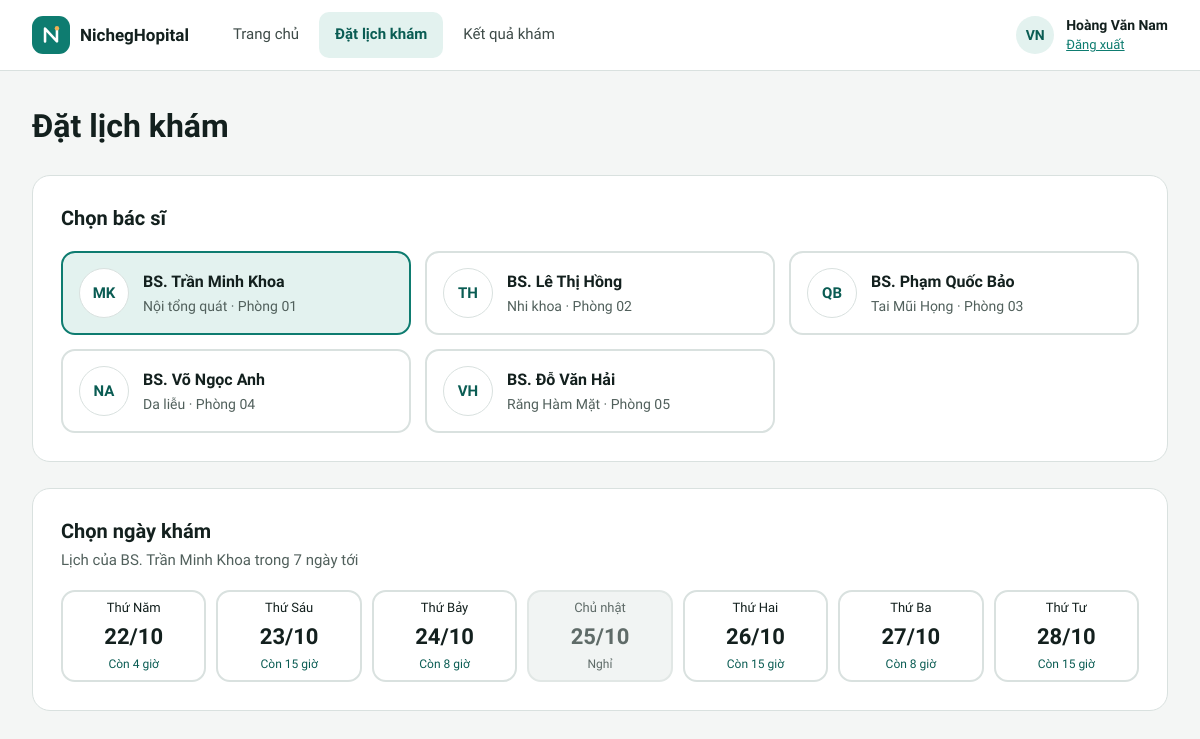
The page /benh-nhan/chon-bac-si.php (signed in) on the database its author committed.
### tables this page shows
CREATE TABLE bac_si (
  id            INT UNSIGNED AUTO_INCREMENT PRIMARY KEY,
  ho_ten        VARCHAR(100) NOT NULL,
  chuyen_khoa   VARCHAR(50)  NOT NULL,
  phong         VARCHAR(20)  NOT NULL,
  so_dien_thoai CHAR(10)     NOT NULL,
  email         VARCHAR(100) NULL,
  trinh_do      VARCHAR(100) NULL
);

### includes/xac-thuc.php (called while the page is built, shortened)
<?php
function nguoi_dung(): ?array
{
    return $_SESSION['nguoi_dung'] ?? null;
}
function yeu_cau_vai_tro(string $vai_tro): array
{
    $nguoi_dung = nguoi_dung();
    return $nguoi_dung;
}

### includes/nghiep-vu.php (called while the page is built, shortened)
<?php
function ngay_dat_duoc(): array
{
    $ds = [];
    for ($i = 0; $i < SO_NGAY_DAT_TRUOC; $i++) {
        $ds[] = date('Y-m-d', strtotime(hom_nay() . " +$i day"));
    }
    return $ds;
}
function khung_gio_trong_ngay(int $bac_si_id, string $ngay): array
{
    $ca = nhieu_dong(
        'SELECT gio_bat_dau, gio_ket_thuc FROM ca_lam_viec WHERE bac_si_id = ? AND thu = ? ORDER BY gio_bat_dau',
        [$bac_si_id, (int) date('N', strtotime($ngay))]
    );
    $khung = [];
    foreach ($ca as $c) {
        $ket_thuc = strtotime("$ngay {$c['gio_ket_thuc']}");
        for ($t = strtotime("$ngay {$c['gio_bat_dau']}"); $t + PHUT_MOI_KHUNG * 60 <= $ket_thuc; $t += PHUT_MOI_KHUNG * 60) {
            $khung[] = date('H:i', $t);
        }
    }
    return array_values(array_unique($khung));
}
function kiem_tra_lich_trong(int $bac_si_id, string $ngay): array
{
    $da_dat = array_map('gio_ngan', array_column(
        nhieu_dong('SELECT gio FROM lich_hen WHERE bac_si_id = ? AND ngay = ? AND giu_cho = 1', [$bac_si_id, $ngay]),
        'gio'
    ));
    $ket_qua = [];
    foreach (khung_gio_trong_ngay($bac_si_id, $ngay) as $gio) {
        $da_qua = strtotime("$ngay $gio") <= time();
        $bi_dat = in_array($gio, $da_dat, true);
        $ket_qua[] = [
            'gio' => $gio,
            'trong' => !$da_qua && !$bi_dat,
            'ly_do' => $bi_dat ? 'đã có người đặt' : ($da_qua ? 'đã qua giờ' : ''),
        ];
    }
    return $ket_qua;
}
function lich_dang_doi(int $benh_nhan_id): ?array
{
    $id = (int) ($_POST['doi'] ?? $_GET['doi'] ?? 0);
    if ($id === 0) {
        return null;
    }
    $lich_hen = lich_hen_doi_duoc($id, $benh_nhan_id);
    return $lich_hen;
}

### includes/csdl.php (called while the page is built, shortened)
<?php
function csdl(): PDO
{
    static $pdo = null;
    if ($pdo === null) {
        $dsn = sprintf('mysql:host=%s;port=%d;dbname=%s;charset=utf8mb4', CSDL_MAY_CHU, CSDL_CONG, CSDL_TEN);
        try {
            $pdo = new PDO($dsn, CSDL_NGUOI_DUNG, CSDL_MAT_KHAU, [
                PDO::ATTR_ERRMODE => PDO::ERRMODE_EXCEPTION,
                PDO::ATTR_DEFAULT_FETCH_MODE => PDO::FETCH_ASSOC,
                PDO::ATTR_EMULATE_PREPARES => false,
            ]);
            $pdo->exec("SET time_zone = '+07:00'");
        } catch (PDOException $loi) {
            http_response_code(500);
            exit('Không kết nối được cơ sở dữ liệu. Hãy kiểm tra MySQL đã chạy và đã chạy lệnh "php database/cai-dat.php" (xem README.md). Chi tiết: '
                . htmlspecialchars($loi->getMessage()));
        }
    }
    return $pdo;
}
function truy_van(string $sql, array $tham_so = []): PDOStatement
{
    $lenh = csdl()->prepare($sql);
    $lenh->execute($tham_so);
    return $lenh;
}
function nhieu_dong(string $sql, array $tham_so = []): array
{
    return truy_van($sql, $tham_so)->fetchAll();
}

### includes/tien-ich.php (called while the page is built, shortened)
<?php
function e(mixed $gia_tri): string
{
    return htmlspecialchars((string) ($gia_tri ?? ''), ENT_QUOTES, 'UTF-8');
}
function duong_dan_goc(): string
{
    static $goc = null;
    if ($goc === null) {
        $thu_muc_public = str_replace('\\', '/', (string) realpath(__DIR__ . '/../public'));
        $goc_web = rtrim(str_replace('\\', '/', (string) realpath($_SERVER['DOCUMENT_ROOT'] ?? '')), '/');
        $goc = '';
        if ($goc_web !== '' && str_starts_with($thu_muc_public . '/', $goc_web . '/')) {
            $phan = trim(substr($thu_muc_public, strlen($goc_web)), '/');
            $goc = $phan === '' ? '' : '/' . implode('/', array_map('rawurlencode', explode('/', $phan)));
        }
    }
    return $goc;
}
function url(string $trang, array $tham_so = []): string
{
    $tham_so = array_filter($tham_so, fn($v) => $v !== null && $v !== '');
    $chuoi = $tham_so ? '?' . http_build_query($tham_so, '', '&', PHP_QUERY_RFC3986) : '';
    return duong_dan_goc() . '/' . ltrim($trang, '/') . $chuoi;
}
function chu_cai_dau(string $ho_ten): string
{
    $tu = array_slice(preg_split('/\s+/u', trim($ho_ten)) ?: [], -2);
    return mb_strtoupper(implode('', array_map(fn($t) => mb_substr($t, 0, 1), $tu)));
}
function ten_bac_si(string $ho_ten): string
{
    return 'BS. ' . $ho_ten;
}
function hom_nay(): string
{
    return date('Y-m-d');
}
function ten_thu(string $ngay): string
{
    return THU_TRONG_TUAN[(int) date('N', strtotime($ngay))];
}
function ngay_ngan(string $ngay): string
{
    return date('d/m', strtotime($ngay));
}
function gio_ngan(string $gio): string
{
    return substr($gio, 0, 5);
}

### public/benh-nhan/chon-bac-si.php (the view, shortened to what this page needs)
<?php
$nguoi_dung = yeu_cau_vai_tro('BN');
$doi = lich_dang_doi($nguoi_dung['benh_nhan_id']);
$ma_doi = $doi['id'] ?? null;
$ds_bac_si = nhieu_dong('SELECT * FROM bac_si ORDER BY id');
$bac_si = null;
$bac_si ??= $ds_bac_si[0] ?? null;
$cac_ngay = [];
$ngay_het = null;
if ($bac_si) {
    foreach (ngay_dat_duoc() as $ngay) {
        $khung = kiem_tra_lich_trong((int) $bac_si['id'], $ngay);
        $muc = [
            'ngay' => $ngay,
            'con' => count(array_filter($khung, fn($k) => $k['trong'])),
            'lam_viec' => $khung !== [],
        ];
        $cac_ngay[] = $muc;
    }
}
?>
<main class="pg w1200">
  <div class="pg-head">
    <h1><?= $doi ? 'Đổi lịch hẹn' : 'Đặt lịch khám' ?></h1>
  </div>
  <?php if (!$bac_si): ?>
    <div class="alert warn">Phòng khám chưa có bác sĩ nào nhận lịch hẹn. Vui lòng gọi hotline <?= e(HOTLINE) ?>.</div>
  <?php else: ?>
    <section class="card p28 stack g18">
      <h2 style="font-size:20px">Chọn bác sĩ</h2>
      <div class="pick-grid" role="list" aria-label="Bác sĩ">
        <?php foreach ($ds_bac_si as $bs): $dang_chon = $bs['id'] === $bac_si['id']; ?>
          <a role="listitem" class="pick<?= $dang_chon ? ' on' : '' ?>" href="<?= e(url('benh-nhan/chon-bac-si.php', ['bs' => $bs['id'], 'doi' => $ma_doi])) ?>"<?= $dang_chon ? ' aria-current="true"' : '' ?>>
            <span class="avatar lg"><?= e(chu_cai_dau($bs['ho_ten'])) ?></span>
            <span class="pick-col">
              <span class="t"><?= e(ten_bac_si($bs['ho_ten'])) ?></span>
              <span class="s"><?= e($bs['chuyen_khoa']) ?> · <?= e($bs['phong']) ?></span>
            </span>
          </a>
        <?php endforeach; ?>
      </div>
    </section>
    <section class="card p28 stack g18" id="chon-ngay">
      <div class="stack g4">
        <h2 style="font-size:20px">Chọn ngày khám</h2>
        <span class="muted" style="font-size:15px">Lịch của <?= e(ten_bac_si($bac_si['ho_ten'])) ?> trong <?= SO_NGAY_DAT_TRUOC ?> ngày tới</span>
      </div>
      <div class="days">
        <?php foreach ($cac_ngay as $d): $thu = ten_thu($d['ngay']); $ngay = ngay_ngan($d['ngay']); ?>
          <?php if ($d['con'] > 0): ?>
            <a class="day" href="<?= e(url('benh-nhan/chon-gio.php', ['bs' => $bac_si['id'], 'ngay' => $d['ngay'], 'doi' => $ma_doi])) ?>"
               aria-label="<?= e("$thu $ngay, còn {$d['con']} giờ trống") ?>">
              <span class="w"><?= e($thu) ?></span><span class="d"><?= e($ngay) ?></span><span class="f">Còn <?= $d['con'] ?> giờ</span>
            </a>
          <?php else: ?>
            <a class="day off<?= $ngay_het && $ngay_het['ngay'] === $d['ngay'] ? ' sel' : '' ?>"
               href="<?= e(url('benh-nhan/chon-bac-si.php', ['bs' => $bac_si['id'], 'het' => $d['ngay'], 'doi' => $ma_doi])) ?>#chon-ngay"
               aria-label="<?= e("$thu $ngay, " . ($d['lam_viec'] ? 'hết chỗ' : 'bác sĩ nghỉ')) ?>">
              <span class="w"><?= e($thu) ?></span><span class="d"><?= e($ngay) ?></span><span class="f"><?= $d['lam_viec'] ? 'Hết chỗ' : 'Nghỉ' ?></span>
            </a>
          <?php endif; ?>
        <?php endforeach; ?>
      </div>
    </section>
  <?php endif; ?>
</main>

### public/assets/app.css (style rules this page uses)
:root { --nen: #F4F6F5; --chu: #13201E; --chinh: #0E7C70; --chinh-dam: #0A5C53; --dam: #0B4F48; --nhat: #E3F2EF; --vien: #D9E1DF; --vien-o: #C9D3D0; --phu: #51605C; --nhan: #2F3B38; --ke: #EBEFEE; }
* { box-sizing: border-box; }
html { -webkit-text-size-adjust: 100%; scroll-padding-top: 88px; }
body { margin: 0; min-height: 100vh; background: var(--nen); color: var(--chu); font-family: 'Lexend', system-ui, sans-serif; font-size: 15px; line-height: 1.45; }
a { color: var(--chinh); }
h1, h2, h3, p { margin: 0; }
h1, h2, h3 { font-weight: 600; }
.muted { color: var(--phu); }
.stack { display: flex; flex-direction: column; }
.g4 { gap: 4px; }
.g18 { gap: 18px; }
.avatar { width: 38px; height: 38px; flex: 0 0 38px; border-radius: 50%; background: var(--nhat); color: var(--chinh-dam); display: inline-flex; align-items: center; justify-content: center; font-weight: 600; font-size: 14px; }
.avatar.lg { width: 50px; height: 50px; flex-basis: 50px; font-size: 15px; background: #FFFFFF; border: 1px solid var(--vien); }
.pg { max-width: 1440px; margin: 0 auto; padding: 28px 32px 48px; display: flex; flex-direction: column; gap: 24px; }
.bn .pg { padding: 32px 32px 56px; gap: 26px; }
.pg.w1200 { max-width: 1200px; }
.pg-head { display: flex; flex-direction: column; gap: 6px; }
.pg-head h1 { font-size: 30px; }
.bn .pg-head h1 { font-size: 32px; }
.card { background: #FFFFFF; border: 1px solid var(--vien); border-radius: 16px; }
.bn .card { border-radius: 18px; }
.p28 { padding: 28px; }
.card h2 { font-size: 19px; }
.pick-grid { display: grid; grid-template-columns: repeat(auto-fit, minmax(min(300px, 100%), 1fr)); gap: 14px; }
.pick { display: flex; align-items: center; gap: 14px; padding: 14px 16px; border-radius: 14px; border: 2px solid var(--vien); background: #FFFFFF; color: var(--chu); text-decoration: none; text-align: left; width: 100%; min-height: 84px; }
.pick.on { border-color: var(--chinh); background: var(--nhat); }
.pick .t { font-size: 16px; font-weight: 600; }
.pick .s { font-size: 14px; color: var(--phu); }
.pick-col { display: flex; flex-direction: column; gap: 3px; flex: 1 1 auto; min-width: 0; }
.days { display: grid; grid-template-columns: repeat(auto-fit, minmax(min(96px, 100%), 1fr)); gap: 10px; }
.day { min-height: 92px; border-radius: 14px; border: 2px solid var(--vien); background: #FFFFFF; color: var(--chu); display: flex; flex-direction: column; align-items: center; justify-content: center; gap: 3px; text-decoration: none; }
.day .w { font-size: 13px; font-weight: 500; }
.day .d { font-size: 22px; font-weight: 600; }
.day .f { font-size: 12px; font-weight: 500; color: var(--chinh-dam); }
.day.off { background: #F1F4F3; color: #5F6B68; border-color: #E1E7E5; }
.day.off .f { color: #5F6B68; }

### rows shown on the page
bac_si: ho_ten "MK", ho_ten "BS. Trần Minh Khoa", chuyen_khoa "Nội tổng quát", phong "Phòng 01"
bac_si: ho_ten "TH", ho_ten "BS. Lê Thị Hồng", chuyen_khoa "Nhi khoa", phong "Phòng 02"
bac_si: ho_ten "QB", ho_ten "BS. Phạm Quốc Bảo", chuyen_khoa "Tai Mũi Họng", phong "Phòng 03"
bac_si: ho_ten "NA", ho_ten "BS. Võ Ngọc Anh", chuyen_khoa "Da liễu", phong "Phòng 04"
bac_si: ho_ten "VH", ho_ten "BS. Đỗ Văn Hải", chuyen_khoa "Răng Hàm Mặt", phong "Phòng 05"

### other values the page prints
TEN_PHONG_KHAM "NichegHopital"
$nhan "Trang chủ"
$nhan "Đặt lịch khám"
$nhan "Kết quả khám"
chu_cai_dau($nguoi_dung['ho_ten']) "VN"
$nguoi_dung['ho_ten'] "Hoàng Văn Nam"
SO_NGAY_DAT_TRUOC "7"
$thu "Thứ Năm"
$ngay "22/10"
$d['con'] "4"
$thu "Thứ Sáu"
$ngay "23/10"
$d['con'] "15"
$thu "Thứ Bảy"
$ngay "24/10"
